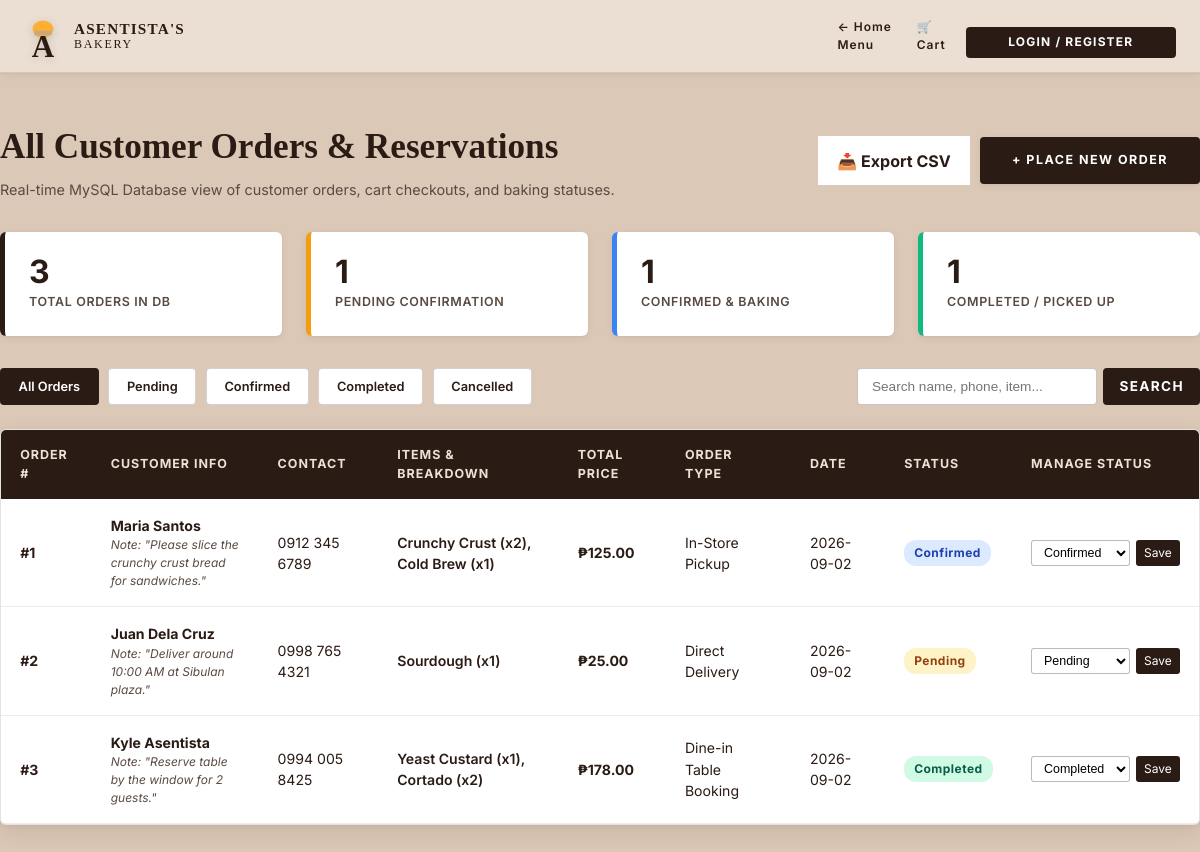
Page /dashboard.php on the committed database.
### tables this page shows
CREATE TABLE `orders` (
  `id` INT AUTO_INCREMENT PRIMARY KEY,
  `user_id` INT DEFAULT NULL,
  `customer_name` VARCHAR(100) NOT NULL,
  `customer_phone` VARCHAR(30) NOT NULL,
  `item_name` VARCHAR(255) NOT NULL,
  `item_price` DECIMAL(10,2) NOT NULL DEFAULT 0.00,
  `quantity` INT NOT NULL DEFAULT 1,
  `order_type` VARCHAR(50) NOT NULL DEFAULT 'In-Store Pickup',  
  `reservation_date` DATE NOT NULL,
  `special_notes` TEXT DEFAULT NULL,
  `status` ENUM('Pending', 'Confirmed', 'Completed', 'Cancelled') NOT NULL DEFAULT 'Pending',
  `created_at` TIMESTAMP DEFAULT CURRENT_TIMESTAMP,
  `updated_at` TIMESTAMP DEFAULT CURRENT_TIMESTAMP ON UPDATE CURRENT_TIMESTAMP,
  CONSTRAINT `fk_orders_user` FOREIGN KEY (`user_id`) REFERENCES `users` (`id`) ON DELETE SET NULL ON UPDATE CASCADE
);

### database/function.php (called while the page is built, shortened)
<?php
function isLoggedIn() {
    return isset($_SESSION['user_id']) && !empty($_SESSION['user_id']);
}
function getCurrentUser() {
    if (!isLoggedIn()) {
        return null;
    }
    return [
        'id'    => $_SESSION['user_id'],
        'name'  => $_SESSION['user_name'] ?? 'Guest',
        'email' => $_SESSION['user_email'] ?? '',
        'phone' => $_SESSION['user_phone'] ?? '',
        'role'  => $_SESSION['user_role'] ?? 'customer'
    ];
}
function searchOrders(PDO $pdo, $keyword = '', $statusFilter = null, $userId = null) {
    $sql = "SELECT * FROM `orders` WHERE 1=1";
    $params = [];
    $sql .= " ORDER BY created_at DESC";
    $stmt = $pdo->prepare($sql);
    $stmt->execute();
    return $stmt->fetchAll();
}
function getAllOrders(PDO $pdo, $statusFilter = null) {
    return searchOrders($pdo, '', $statusFilter, null);
}

### dashboard.php (the view, shortened to what this page needs)
<?php
require_once __DIR__ . '/database/config.php';
require_once __DIR__ . '/database/function.php';
$user = getCurrentUser();
$filterStatus = isset($_GET['status']) && !empty($_GET['status']) ? sanitize_input($_GET['status']) : null;
$searchKeyword = isset($_GET['q']) ? sanitize_input($_GET['q']) : '';
if ($user && $user['role'] === 'customer') {
    $orders = searchOrders($pdo, $searchKeyword, $filterStatus, $user['id']);
    $pageTitle = "My Bakery Orders";
} else {
    $orders = searchOrders($pdo, $searchKeyword, $filterStatus, null);
    $pageTitle = "All Customer Orders & Reservations";
}
$allOrders = getAllOrders($pdo);
$totalCount = count($allOrders);
$pendingCount = count(array_filter($allOrders, fn($o) => $o['status'] === 'Pending'));
$confirmedCount = count(array_filter($allOrders, fn($o) => $o['status'] === 'Confirmed'));
$completedCount = count(array_filter($allOrders, fn($o) => $o['status'] === 'Completed'));
?>
<!DOCTYPE html>
<html lang="en">
<head>
    <link rel="stylesheet" href="style.css">
</head>
<body>
    <nav class="site-nav">
        <div class="container nav-container">
            <a href="index.php" class="brand-logo-wrap">
                <div class="brand-svg-logo">
                    <svg width="38" height="46" viewBox="0 0 44 52" fill="none" xmlns="http://www.w3.org/2000/svg">
                        <text x="22" y="50" text-anchor="middle" font-family="'Times New Roman', serif" font-size="36" font-weight="bold" fill="#2B1B15">A</text>
                    </svg>
                </div>
                <div class="brand-text-block">
                    <span class="brand-title">ASENTISTA'S</span>
                    <span class="brand-subtitle">BAKERY</span>
                </div>
            </a>
            <div style="display: flex; align-items: center; gap: 1rem;">
                <a href="index.php" class="nav-link">← Home Menu</a>
                <a href="cart.php" class="nav-link">🛒 Cart</a>
                <?php if ($user): ?>
                    <span style="font-size: 0.8rem; font-weight: 600;">👤 <?php echo htmlspecialchars($user['name']); ?> (<?php echo ucfirst($user['role']); ?>)</span>
                    <a href="logout.php" class="btn-submit-modal" style="padding: 0.4rem 0.8rem; font-size: 0.75rem; text-decoration: none;">Logout</a>
                <?php else: ?>
                    <a href="auth.php" class="btn-submit-modal" style="padding: 0.4rem 0.8rem; font-size: 0.75rem; text-decoration: none;">Login / Register</a>
                <?php endif; ?>
            </div>
        </div>
    </nav>
    <div class="container dashboard-container">
        <div class="dashboard-header">
            <div>
                <h1 style="font-family: var(--font-serif); font-size: 2.2rem; color: var(--color-brown-deep); margin-bottom: 0.3rem;">
                    <?php echo $pageTitle; ?>
                </h1>
                <p style="color: var(--color-text-muted); font-size: 0.9rem;">
                    Real-time MySQL Database view of customer orders, cart checkouts, and baking statuses.
                </p>
            </div>
            <div style="display: flex; gap: 10px; align-items: center; flex-wrap: wrap;">
                <a href="dashboard.php?export=csv<?php echo $filterStatus ? '&status=' . urlencode($filterStatus) : ''; ?><?php echo $searchKeyword ? '&q=' . urlencode($searchKeyword) : ''; ?>" class="btn-clear-cart" style="padding: 0.8rem 1.2rem; font-weight: 700; background: var(--color-white); border-color: var(--color-brown-deep); text-decoration: none;">
                    📥 Export CSV
                </a>
                <a href="index.php#bread-menu" class="btn-book-now" style="text-decoration: none;">
                    + Place New Order
                </a>
            </div>
        </div>
        <div class="stats-grid">
            <div class="stat-card">
                <div class="stat-value"><?php echo $totalCount; ?></div>
                <div class="stat-label">Total Orders in DB</div>
            </div>
            <div class="stat-card pending">
                <div class="stat-value"><?php echo $pendingCount; ?></div>
                <div class="stat-label">Pending Confirmation</div>
            </div>
            <div class="stat-card confirmed">
                <div class="stat-value"><?php echo $confirmedCount; ?></div>
                <div class="stat-label">Confirmed & Baking</div>
            </div>
            <div class="stat-card completed">
                <div class="stat-value"><?php echo $completedCount; ?></div>
                <div class="stat-label">Completed / Picked Up</div>
            </div>
        </div>
        <div class="controls-row">
            <div class="filter-bar">
                <a href="dashboard.php<?php echo $searchKeyword ? '?q=' . urlencode($searchKeyword) : ''; ?>" class="filter-btn <?php echo !$filterStatus ? 'active' : ''; ?>">All Orders</a>
                <a href="dashboard.php?status=Pending<?php echo $searchKeyword ? '&q=' . urlencode($searchKeyword) : ''; ?>" class="filter-btn <?php echo $filterStatus === 'Pending' ? 'active' : ''; ?>">Pending</a>
                <a href="dashboard.php?status=Confirmed<?php echo $searchKeyword ? '&q=' . urlencode($searchKeyword) : ''; ?>" class="filter-btn <?php echo $filterStatus === 'Confirmed' ? 'active' : ''; ?>">Confirmed</a>
                <a href="dashboard.php?status=Completed<?php echo $searchKeyword ? '&q=' . urlencode($searchKeyword) : ''; ?>" class="filter-btn <?php echo $filterStatus === 'Completed' ? 'active' : ''; ?>">Completed</a>
                <a href="dashboard.php?status=Cancelled<?php echo $searchKeyword ? '&q=' . urlencode($searchKeyword) : ''; ?>" class="filter-btn <?php echo $filterStatus === 'Cancelled' ? 'active' : ''; ?>">Cancelled</a>
            </div>
            <form method="GET" action="dashboard.php" class="search-orders-form">
                <input type="text" name="q" class="search-orders-input" placeholder="Search name, phone, item..." value="<?php echo htmlspecialchars($searchKeyword); ?>">
                <button type="submit" class="btn-submit-modal" style="margin-top: 0; padding: 0.5rem 1rem; width: auto;">Search</button>
            </form>
        </div>
        <div class="orders-table-card">
            <?php if (empty($orders)): ?>
                <div style="padding: 3.5rem 2rem; text-align: center; color: var(--color-text-muted);">
                    <h3>No orders found matching your search.</h3>
                    <p style="margin-top: 0.5rem;">
                        <a href="dashboard.php" style="color: var(--color-brown-deep); text-decoration: underline;">Clear filters</a> or
                        <a href="index.php" style="color: var(--color-brown-deep); text-decoration: underline;">Browse bakery menu</a>.
                    </p>
                </div>
            <?php else: ?>
                <table class="orders-table">
                    <thead>
                        <tr>
                            <th>Order #</th>
                            <th>Customer Info</th>
                            <th>Contact</th>
                            <th>Items & Breakdown</th>
                            <th>Total Price</th>
                            <th>Order Type</th>
                            <th>Date</th>
                            <th>Status</th>
                            <th>Manage Status</th>
                        </tr>
                    </thead>
                    <tbody>
                        <?php foreach ($orders as $row): ?>
                            <tr>
                                <td><strong>#<?php echo htmlspecialchars($row['id']); ?></strong></td>
                                <td>
                                    <strong><?php echo htmlspecialchars($row['customer_name']); ?></strong>
                                    <?php if (!empty($row['special_notes'])): ?>
                                        <div style="font-size: 0.75rem; color: var(--color-text-muted); font-style: italic; max-width: 220px;">
                                            Note: "<?php echo htmlspecialchars($row['special_notes']); ?>"
                                        </div>
                                    <?php endif; ?>
                                </td>
                                <td><?php echo htmlspecialchars($row['customer_phone']); ?></td>
                                <td>
                                    <span style="font-weight: 600;"><?php echo htmlspecialchars($row['item_name']); ?></span>
                                </td>
                                <td style="font-weight: 700; color: var(--color-brown-deep);">
                                    ₱<?php echo number_format($row['item_price'], 2); ?>
                                </td>
                                <td><?php echo htmlspecialchars($row['order_type']); ?></td>
                                <td><?php echo htmlspecialchars($row['reservation_date']); ?></td>
                                <td>
                                    <span class="status-badge status-<?php echo htmlspecialchars($row['status']); ?>">
                                        <?php echo htmlspecialchars($row['status']); ?>
                                    </span>
                                </td>
                                <td>
                                    <form method="POST" action="dashboard.php" class="action-select-form">
                                        <select name="new_status" class="status-select">
                                            <option value="Pending" <?php echo $row['status'] === 'Pending' ? 'selected' : ''; ?>>Pending</option>
                                            <option value="Confirmed" <?php echo $row['status'] === 'Confirmed' ? 'selected' : ''; ?>>Confirmed</option>
                                            <option value="Completed" <?php echo $row['status'] === 'Completed' ? 'selected' : ''; ?>>Completed</option>
                                        </select>
                                        <button type="submit" class="btn-status-update">Save</button>
                                    </form>
                                </td>
                            </tr>
                        <?php endforeach; ?>
                    </tbody>
                </table>
            <?php endif; ?>
        </div>
    </div>
</body>
</html>

### style.css (style rules this page uses)
:root { --color-cream: #DBC8B6; --color-cream-light: #EDE0D4; --color-cream-lighter: #F7EFE8; --color-brown-deep: #2B1B15; --color-brown-mid: #3D2B22; --color-brown-soft: #4E382E; --color-yellow: #FFAE34; --color-yellow-hover: #FFC062; --color-white: #FFFFFF; --color-text-muted: #5A4A42; --color-text-subtle: #8A7A72; --color-border-subtle: rgba(43, 27, 21, 0.12); --font-serif: 'Times New Roman', 'Playfair Display', Georgia, serif; --font-sans: 'Inter', system-ui, -apple-system, BlinkMacSystemFont, "Segoe UI", Roboto, sans-serif; --max-width: 1240px; --ease-out-expo: cubic-bezier(0.16, 1, 0.3, 1); --ease-spring: cubic-bezier(0.34, 1.56, 0.64, 1); --ease-in-quad: cubic-bezier(0.55, 0.085, 0.68, 0.53); --transition-fast: transform 150ms var(--ease-out-expo), background-color 150ms ease, box-shadow 150ms ease, color 150ms ease; --transition-normal: transform 220ms var(--ease-out-expo), background-color 200ms ease, box-shadow 220ms ease, opacity 200ms ease; --shadow-sm: 0 2px 8px rgba(43, 27, 21, 0.06), 0 1px 2px rgba(43, 27, 21, 0.04); --shadow-md: 0 8px 24px rgba(43, 27, 21, 0.09), 0 2px 6px rgba(43, 27, 21, 0.05); --shadow-lg: 0 20px 48px rgba(43, 27, 21, 0.14), 0 4px 12px rgba(43, 27, 21, 0.06); --shadow-focus: 0 0 0 3px rgba(255, 174, 52, 0.35); }
*, *::before, *::after { box-sizing: border-box; margin: 0; padding: 0; -webkit-font-smoothing: antialiased; -moz-osx-font-smoothing: grayscale; }
html { scroll-behavior: smooth; scroll-padding-top: 80px; }
body { min-height: 100%; background-color: var(--color-cream); color: var(--color-brown-deep); font-family: var(--font-sans); overflow-x: hidden; line-height: 1.5; }
a { text-decoration: none; color: inherit; cursor: pointer; transition: var(--transition-fast); }
button { cursor: pointer; border: none; background: none; font: inherit; color: inherit; transition: var(--transition-fast); }
.container { max-width: var(--max-width); margin: 0 auto; padding-left: 24px; padding-right: 24px; }
.site-nav { background-color: rgba(237, 224, 212, 0.95); backdrop-filter: blur(12px); border-bottom: 1px solid var(--color-border-subtle); position: sticky; top: 0; z-index: 50; box-shadow: var(--shadow-sm); transition: background-color 0.3s ease, box-shadow 0.3s ease; }
.nav-container { display: flex; align-items: center; justify-content: space-between; height: 72px; }
.brand-logo-wrap { display: flex; align-items: center; gap: 12px; cursor: pointer; transition: var(--transition-fast); }
.brand-svg-logo { display: inline-flex; flex-direction: column; align-items: center; filter: drop-shadow(0 2px 4px rgba(43, 27, 21, 0.15)); }
.brand-text-block { display: flex; flex-direction: column; line-height: 1.1; }
.brand-title { font-family: var(--font-serif); font-size: 0.95rem; font-weight: 700; color: var(--color-brown-deep); letter-spacing: 0.08em; }
.brand-subtitle { font-family: var(--font-serif); font-size: 0.75rem; font-weight: 400; color: var(--color-brown-deep); letter-spacing: 0.14em; }
.nav-link { font-family: var(--font-sans); font-size: 0.75rem; font-weight: 600; letter-spacing: 0.08em; color: var(--color-brown-deep); position: relative; padding: 6px 4px; transition: color 150ms ease; }
.nav-link::after { content: ''; position: absolute; bottom: 0; left: 0; width: 0%; height: 2px; background-color: var(--color-brown-deep); transition: width 200ms var(--ease-out-expo); }
.btn-book-now { background-color: var(--color-brown-deep); color: var(--color-white); font-family: var(--font-sans); font-size: 0.78rem; font-weight: 700; letter-spacing: 0.12em; padding: 0.9rem 2rem; display: inline-flex; align-items: center; gap: 8px; text-transform: uppercase; cursor: pointer; border-radius: 4px; box-shadow: var(--shadow-sm); transition: var(--transition-fast); }
.btn-submit-modal { width: 100%; background-color: var(--color-brown-deep); color: var(--color-white); font-family: var(--font-sans); font-size: 0.85rem; font-weight: 700; letter-spacing: 0.1em; padding: 0.9rem; text-transform: uppercase; margin-top: 0.8rem; border-radius: 4px; cursor: pointer; display: flex; align-items: center; justify-content: center; gap: 8px; transition: var(--transition-fast); }

### rows in the picture
orders: id "1", customer_name "Maria Santos", special_notes "Please slice the crunchy crust bread for sandwiches.", customer_phone "0912 345 6789", item_name "Crunchy Crust (x2), Cold Brew (x1)", item_price "125.00", order_type "In-Store Pickup", reservation_date "2026-09-02", status "Confirmed", new_status "Confirmed"
orders: id "2", customer_name "Juan Dela Cruz", special_notes "Deliver around 10:00 AM at Sibulan plaza.", customer_phone "0998 765 4321", item_name "Sourdough (x1)", item_price "25.00", order_type "Direct Delivery", reservation_date "2026-09-02", status "Pending", new_status "Pending"
orders: id "3", customer_name "Kyle Asentista", special_notes "Reserve table by the window for 2 guests.", customer_phone "0994 005 8425", item_name "Yeast Custard (x1), Cortado (x2)", item_price "178.00", order_type "Dine-in Table Booking", reservation_date "2026-09-02", status "Completed", new_status "Completed"

### other values in the picture
$pageTitle "All Customer Orders & Reservations"
$totalCount "3"
$pendingCount "1"
$confirmedCount "1"
$completedCount "1"
